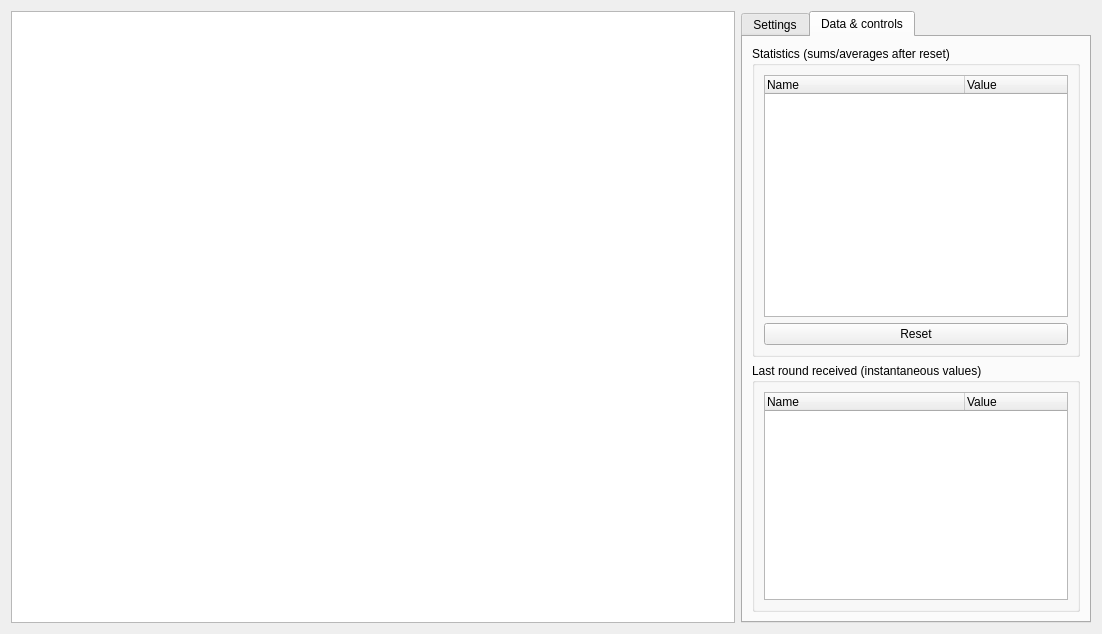
<?xml version="1.0" encoding="UTF-8"?>
<ui version="4.0">
 <class>LidarChartForm</class>
 <widget class="QWidget" name="LidarChartForm">
  <property name="geometry">
   <rect>
    <x>0</x>
    <y>0</y>
    <width>1102</width>
    <height>634</height>
   </rect>
  </property>
  <property name="windowTitle">
   <string>Lidar chart</string>
  </property>
  <layout class="QHBoxLayout" name="horizontalLayout" stretch="1,0">
   <item>
    <widget class="LidarChartView" name="chartView"/>
   </item>
   <item>
    <widget class="QTabWidget" name="tabWidget_Right">
     <property name="minimumSize">
      <size>
       <width>350</width>
       <height>0</height>
      </size>
     </property>
     <property name="currentIndex">
      <number>1</number>
     </property>
     <widget class="QWidget" name="tab_Settings">
      <attribute name="title">
       <string>Settings</string>
      </attribute>
      <widget class="QLabel" name="label_RoundsToSkip">
       <property name="geometry">
        <rect>
         <x>10</x>
         <y>10</y>
         <width>241</width>
         <height>16</height>
        </rect>
       </property>
       <property name="text">
        <string>Rounds to skip between handled ones:</string>
       </property>
       <property name="alignment">
        <set>Qt::AlignRight|Qt::AlignTrailing|Qt::AlignVCenter</set>
       </property>
      </widget>
      <widget class="QSpinBox" name="spinBox_Settings_RoundsToSkip">
       <property name="geometry">
        <rect>
         <x>261</x>
         <y>10</y>
         <width>71</width>
         <height>22</height>
        </rect>
       </property>
       <property name="maximum">
        <number>1000</number>
       </property>
      </widget>
      <widget class="QListWidget" name="listWidget_SeriesVisibility">
       <property name="geometry">
        <rect>
         <x>10</x>
         <y>100</y>
         <width>321</width>
         <height>192</height>
        </rect>
       </property>
      </widget>
      <widget class="QLabel" name="label">
       <property name="geometry">
        <rect>
         <x>10</x>
         <y>70</y>
         <width>211</width>
         <height>16</height>
        </rect>
       </property>
       <property name="text">
        <string>Series visibility:</string>
       </property>
      </widget>
     </widget>
     <widget class="QWidget" name="tab_Data">
      <attribute name="title">
       <string>Data &amp;&amp; controls</string>
      </attribute>
      <layout class="QVBoxLayout" name="verticalLayout_3" stretch="10,8">
       <item>
        <widget class="QGroupBox" name="groupBox_Statistics">
         <property name="title">
          <string>Statistics (sums/averages after reset)</string>
         </property>
         <layout class="QVBoxLayout" name="verticalLayout">
          <item>
           <widget class="QTreeWidget" name="treeWidget_Statistics">
            <property name="autoFillBackground">
             <bool>false</bool>
            </property>
            <property name="itemsExpandable">
             <bool>false</bool>
            </property>
            <property name="headerHidden">
             <bool>false</bool>
            </property>
            <property name="expandsOnDoubleClick">
             <bool>false</bool>
            </property>
            <property name="columnCount">
             <number>2</number>
            </property>
            <attribute name="headerDefaultSectionSize">
             <number>200</number>
            </attribute>
            <column>
             <property name="text">
              <string notr="true">Name</string>
             </property>
            </column>
            <column>
             <property name="text">
              <string notr="true">Value</string>
             </property>
            </column>
           </widget>
          </item>
          <item>
           <widget class="QPushButton" name="pushButton_ResetStatistics">
            <property name="text">
             <string>Reset</string>
            </property>
           </widget>
          </item>
         </layout>
        </widget>
       </item>
       <item>
        <widget class="QGroupBox" name="groupBox_LastRound">
         <property name="sizePolicy">
          <sizepolicy hsizetype="Preferred" vsizetype="Preferred">
           <horstretch>0</horstretch>
           <verstretch>0</verstretch>
          </sizepolicy>
         </property>
         <property name="minimumSize">
          <size>
           <width>0</width>
           <height>0</height>
          </size>
         </property>
         <property name="title">
          <string>Last round received (instantaneous values)</string>
         </property>
         <layout class="QVBoxLayout" name="verticalLayout_2">
          <item>
           <widget class="QTreeWidget" name="treeWidget_LastRound">
            <property name="autoFillBackground">
             <bool>false</bool>
            </property>
            <property name="itemsExpandable">
             <bool>false</bool>
            </property>
            <property name="headerHidden">
             <bool>false</bool>
            </property>
            <property name="expandsOnDoubleClick">
             <bool>false</bool>
            </property>
            <property name="columnCount">
             <number>2</number>
            </property>
            <attribute name="headerDefaultSectionSize">
             <number>200</number>
            </attribute>
            <column>
             <property name="text">
              <string notr="true">Name</string>
             </property>
            </column>
            <column>
             <property name="text">
              <string notr="true">Value</string>
             </property>
            </column>
           </widget>
          </item>
         </layout>
        </widget>
       </item>
      </layout>
     </widget>
    </widget>
   </item>
  </layout>
 </widget>
 <customwidgets>
  <customwidget>
   <class>LidarChartView</class>
   <extends>QGraphicsView</extends>
   <header>lidarchartview.h</header>
  </customwidget>
 </customwidgets>
 <resources/>
 <connections/>
</ui>
